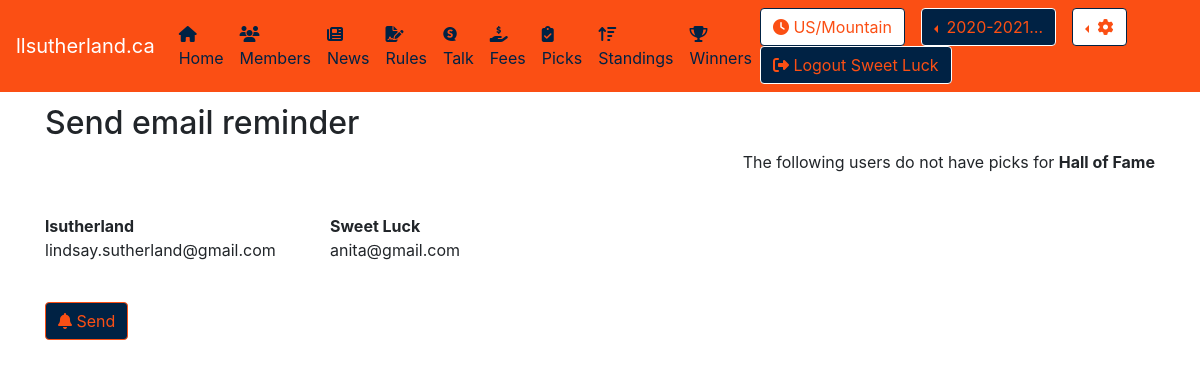
The app's page /email_reminder (signed in), older data.
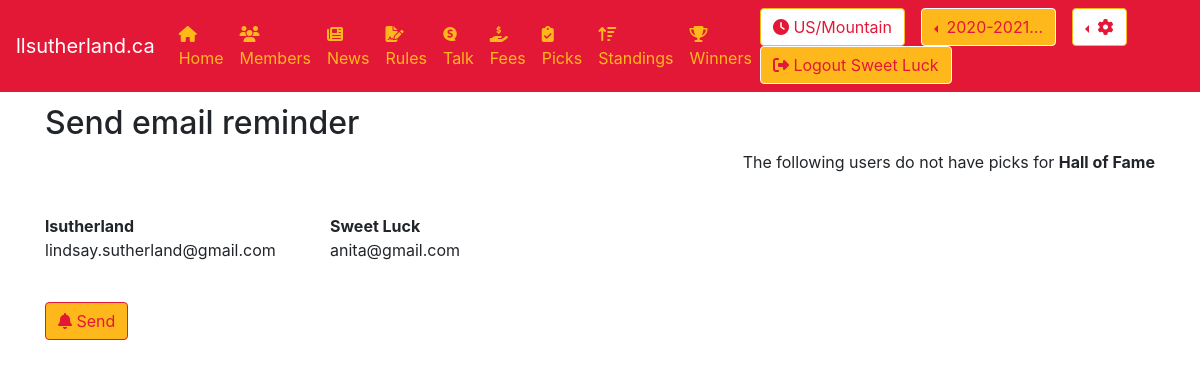
The same page, newer data.
### pool/models.py (models this page shows, shortened)
class CustomUser(AbstractUser):
    US_EST = 'US/Eastern'
    TZS = [
        ('US/Alaska', 'US/Alaska'),
        ('US/Arizona','US/Arizona'),
        ('US/Central','US/Central'),
        (US_EST,'US/Eastern'),
        ('US/Hawaii','US/Hawaii'),
        ('US/Mountain','US/Mountain'),
        ('US/Pacific','US/Pacific'),
        ('Europe/Amsterdam','Europe/Amsterdam'),
        ('Europe/Athens','Europe/Athens'),
        ('Europe/Belgrade','Europe/Belgrade'),
        ('Europe/Berlin','Europe/Berlin'),
        ('Europe/Brussels','Europe/Brussels'),
        ('Europe/Bucharest','Europe/Bucharest'),
        ('Europe/Budapest','Europe/Budapest'),
        ('Europe/Copenhagen','Europe/Copenhagen'),
        ('Europe/Dublin','Europe/Dublin'),
        ('Europe/Gibraltar','Europe/Gibraltar'),
        ('Europe/Helsinki','Europe/Helsinki'),
        ('Europe/Istanbul','Europe/Istanbul'),
        ('Europe/Kiev','Europe/Kiev'),
        ('Europe/Lisbon','Europe/Lisbon'),
        ('Europe/London','Europe/London'),
        ('Europe/Luxembourg','Europe/Luxembourg'),
        ('Europe/Madrid','Europe/Madrid'),
        ('Europe/Malta','Europe/Malta'),
        ('Europe/Moscow','Europe/Moscow'),
        ('Europe/Oslo','Europe/Oslo'),
        ('Europe/Paris','Europe/Paris'),
        ('Europe/Prague','Europe/Prague'),
        ('Europe/Rome','Europe/Rome'),
        ('Europe/Sarajevo','Europe/Sarajevo'),
        ('Europe/Stockholm','Europe/Stockholm'),
        ('Europe/Vienna','Europe/Vienna'),
        ('Europe/Volgograd','Europe/Volgograd'),
        ('Europe/Warsaw','Europe/Warsaw'),
        ('Europe/Zurich','Europe/Zurich')
    ]
    username_validator = MyValidator()
    username = models.CharField(
        _('username'),
        max_length=150,
        unique=True,
        help_text=_('Required. 150 characters or fewer. Names and numbers only.'),
        validators=[username_validator],
            error_messages={
            'unique': _("A user with that username already exists."),
        },
    )
    mobile = models.CharField(max_length=20, blank=True, null=True)
    image = models.ImageField(upload_to='profile_image', blank=True, null=True)
    favorite_team = models.ForeignKey(Team, on_delete=models.CASCADE, blank=True, null=True)
    timezone = models.CharField(max_length=50, blank=False, null=False, default=US_EST, choices=TZS)

class Season(models.Model):
    name = models.CharField(max_length=50, blank=False, null=False)
    effective_date = models.DateField(blank=False, null=False)
    effective_end_date = models.DateField(blank=False, null=False)
    is_active = models.BooleanField(default=True)

### pool/views.py (the view)
# urls.py: path('email_reminder', EmailReminder.as_view(), name='email_reminder'),
class EmailReminder(LoginRequiredMixin, TemplateView):
    template_name = 'email_reminder.html'
    def get(self, request):
        args = get_current(request)
        users = get_users_no_picks(request)
        args.update({'template_name' : self.template_name})
        args.update({'users' : users})
        return render(request, self.template_name, args)

### pool/views.py (called while the page is built)
def get_users_no_picks(request):
    args = get_current(request)
    current_week = args.get('current_week')
    picks = Pick.objects.prefetch_related('game_id__week_id').filter(game_id__week_id = current_week.id, pick_type_id = 1)
    users = set()
    for p in picks:
        users.add(p.user)
    return users

def get_current(request):
    current_season = None
    current_week = None
    seasons = []
    prefs = None
    request.session['django_timezone'] = request.user.timezone
    try:
        current_season = get_current_season(request)
        current_week = get_current_week(request)
        seasons = get_seasons()
        prefs = get_preferences(request)
    except Exception as e:
        print(e)
    return {
        'preferences' : prefs,
        'current_season': current_season,
        'current_week' : current_week,
        'seasons' : seasons
    }

def get_preferences(request):
    return Preferences.objects.get(user_id = request.user.id)

def get_seasons():
    return Season.objects.order_by('-effective_date')

### utils/season_helper.py (called while the page is built)
def get_now():
    return timezone.now()

### pool/templates/email_reminder.html (shortened to what this page needs)
{% extends 'base.html' %}
{% block body %}
{% include "page_title.html" with name="Send email reminder" %}
<p class="text-right">The following users do not have picks for <strong>{{current_week.name}}</strong></p>
<br/>
{% if users %}
    <div class="row">
    {% for item in users %}
        <div class="col-lg-3 col-sm-6 col-xs-12">
            <strong>{{item.username}}</strong><p>{{item.email}}</p>
        </div>
    {% endfor %}
    </div>
    <br/>
    {% if request.user.favorite_team %}
        <a href="{% url 'send_email_reminder' %}" class="btn btn-primary" style="background-color:{{user.favorite_team.color_03}};color:{{user.favorite_team.color_01}};border-color:{{user.favorite_team.color_01}}" href="{% url 'email_reminder' %}"><i class="fas fa-bell"></i>  Send</a>
    {% else %}
        <a href="{% url 'send_email_reminder' %}" class="btn btn-primary" href="{% url 'email_reminder' %}"><i class="fas fa-bell"></i>  Send</a>
    {% endif %}
{% else %}
    <div class="row">
        <div class="col-12">
            <div class="alert alert-warning"><span style="font-style:italic;"><i class="fas fa-bell"></i>  All Users have made their picks this week</span></div>
        </div>
    </div>
{% endif %}
{% endblock %}

### pool/templates/nav/fav-team.html (shortened to what the changed rows need)
<nav class="navbar navbar-expand-md navbar-dark fixed-top" style="background-color: {{user.favorite_team.color_01}};">
        <div class="collapse navbar-collapse" id="navbarCollapse">
            <ul class="navbar-nav mr-auto">
                <li class="nav-item">
                    <a class="nav-link" href="{% url 'home'  %}" style="{% if request.resolver_match.url_name == "home" %}color:{{user.favorite_team.color_02}};{% else %}color:{{user.favorite_team.color_03}};{% endif %}"><i class="fas fa-home"></i> Home</a>
                </li>
                <li class="nav-item">
                    <a class="nav-link" href="{% url 'members'  %}" style="{% if request.resolver_match.url_name == "members" %}color:{{user.favorite_team.color_02}};{% else %}color:{{user.favorite_team.color_03}};{% endif %}"><i class="fas fa-users"></i> Members</a>
                </li>
                <li class="nav-item">
                    <a class="nav-link" href="{% url 'news'  %}" style="{% if request.resolver_match.url_name == "news" %}color:{{user.favorite_team.color_02}};{% else %}color:{{user.favorite_team.color_03}};{% endif %}"><i class="fas fa-newspaper"></i> News</a>
                </li>
                <li class="nav-item">
                    <a class="nav-link" href="{% url 'rules'  %}" style="{% if request.resolver_match.url_name == "rules" %}color:{{user.favorite_team.color_02}};{% else %}color:{{user.favorite_team.color_03}};{% endif %}"><i class="fas fa-file-signature"></i> Rules</a>
                </li>
                <li class="nav-item">
                    <a class="nav-link" href="{% url 'talk'  %}" style="{% if request.resolver_match.url_name == "talk" %}color:{{user.favorite_team.color_02}};{% else %}color:{{user.favorite_team.color_03}};{% endif %}"><i class="fab fa-speakap"></i> Talk</a>
                </li>
                <li class="nav-item">
                    <a class="nav-link" href="{% url 'fees'  %}" style="{% if request.resolver_match.url_name == "fees" %}color:{{user.favorite_team.color_02}};{% else %}color:{{user.favorite_team.color_03}};{% endif %}"><i class="fas fa-hand-holding-usd"></i> Fees</a>
                </li>
                <li class="nav-item">
                    <a class="nav-link" href="{% url 'picks'  %}" style="{% if request.resolver_match.url_name == "picks" %}color:{{user.favorite_team.color_02}};{% else %}color:{{user.favorite_team.color_03}};{% endif %}"><i class="fas fa-clipboard-check"></i> Picks</a>
                </li>
                <li class="nav-item">
                    <a class="nav-link" href="{% url 'standings'  %}" style="{% if request.resolver_match.url_name == "standings" %}color:{{user.favorite_team.color_02}};{% else %}color:{{user.favorite_team.color_03}};{% endif %}"><i class="fas fa-sort-amount-up"></i> Standings</a>
                </li>
                <li class="nav-item">
                    <a class="nav-link" href="{% url 'winners'  %}" style="{% if request.resolver_match.url_name == "winners" %}color:{{user.favorite_team.color_02}};{% else %}color:{{user.favorite_team.color_03}};{% endif %}"><i class="fas fa-trophy"></i> Winners</a>
                </li>
            </ul>
            <form class="form-inline mt-2 mt-md-0">
            <a class="btn btn-light mr-2 my-2 my-sm-0" href="" style="background-color:{{user.favorite_team.color_02}};color:{{user.favorite_team.color_01}};border-color:{{user.favorite_team.color_03}}"><i class="fas fa-clock"></i> {{request.session.django_timezone}}</a>
            {% if current_season %}
                <div class="dropdown dropleft pl-2 pr-2">
                    <a class="btn btn-secondary dropdown-toggle" style="background-color:{{user.favorite_team.color_03}};color:{{user.favorite_team.color_01}};border-color:{{user.favorite_team.color_02}}" href="#" role="button" id="dropdownSeason" data-toggle="dropdown" aria-haspopup="true" aria-expanded="false">
                        {{current_season.name| truncatechars:10}}
                    </a>
            {% endif %}
                </div>
                <div class="dropdown dropleft pl-2 pr-2">
                    <a class="btn btn-secondary dropdown-toggle" style="background-color:{{user.favorite_team.color_02}};color:{{user.favorite_team.color_01}};border-color:{{user.favorite_team.color_03}}" href="#" role="button" id="dropdownProfile" data-toggle="dropdown" aria-haspopup="true" aria-expanded="false">
                        <i class="fas fa-cog"></i>
                    </a>
                </div>
                <a class="btn btn-success mr-2 my-2 my-sm-0" href="{% url 'logout' %}" style="background-color:{{user.favorite_team.color_03}};color:{{user.favorite_team.color_01}};border-color:{{user.favorite_team.color_02}}"><i class="fas fa-sign-out-alt"></i> Logout {{user.username}}</a>
            </form>
        </div>
    </nav>

Row changes from the older to the newer data that the page shows:
changed CustomUser "Sweet Luck": favorite_team_id 10 → 16 (drawn)
